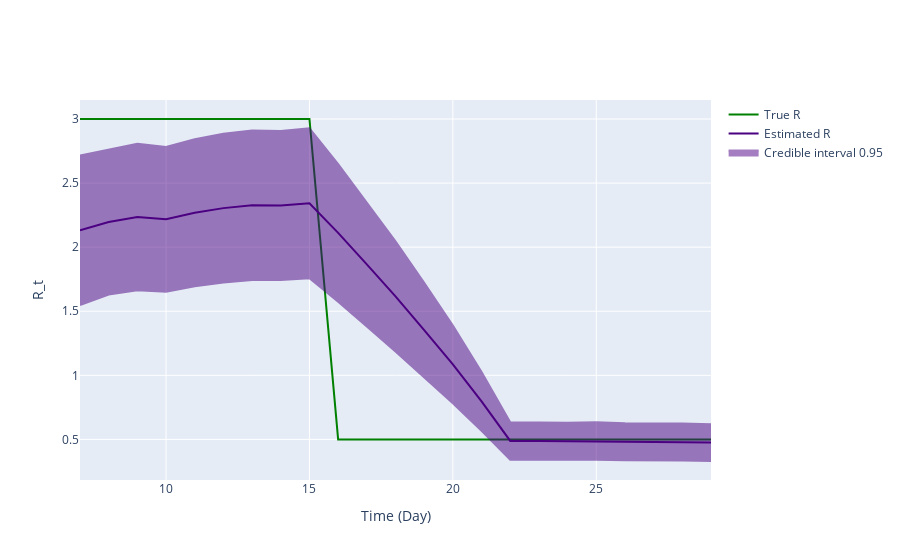

Notebook code cell kept with this figure:
### Code cell
fig = ReproductionNumberPlot()

fig.add_ground_truth_rt(ground_truth)
fig.add_interval_rt(interval2)

fig.update_labels(time_label='Time (Day)', r_label='R_t')

fig.show_figure()

### Figure 1 — Plotly figure (JSON) as saved in the notebook; plotly's stock layout.template omitted (floating-point values rounded to 4 significant figures)
{"data": [{"line": {"color": "green"}, "mode": "lines", "name": "True R", "type": "scatter", "x": [7, 8, 9, 10, 11, 12, 13, 14, 15, 16, 17, 18, 19, 20, 21, 22, 23, 24, 25, 26, 27, 28, 29], "y": [3, 3, 3, 3, 3, 3, 3, 3, 3, 0.5, 0.5, 0.5, 0.5, 0.5, 0.5, 0.5, 0.5, 0.5, 0.5, 0.5, 0.5, 0.5, 0.5]}, {"line": {"color": "indigo"}, "mode": "lines", "name": "Estimated R", "type": "scatter", "x": [7, 8, 9, 10, 11, 12, 13, 14, 15, 16, 17, 18, 19, 20, 21, 22, 23, 24, 25, 26, 27, 28, 29], "y": [2.132, 2.197, 2.236, 2.217, 2.268, 2.305, 2.328, 2.325, 2.343, 2.111, 1.866, 1.616, 1.353, 1.085, 0.7966, 0.4882, 0.4866, 0.4845, 0.488, 0.4812, 0.4798, 0.4798, 0.475]}, {"fill": "toself", "fillcolor": "indigo", "line": {"color": "indigo"}, "mode": "lines", "name": "Credible interval 0.95", "opacity": 0.5, "type": "scatter", "x": [7, 8, 9, 10, 11, 12, 13, 14, 15, 16, 17, 18, 19, 20, 21, 22, 23, 24, 25, 26, 27, 28, 29, 29, 28, 27, 26, 25, 24, 23, 22, 21, 20, 19, 18, 17, 16, 15, 14, 13, 12, 11, 10, 9, 8, 7], "y": [2.716, 2.763, 2.807, 2.782, 2.841, 2.885, 2.911, 2.906, 2.928, 2.649, 2.351, 2.045, 1.722, 1.389, 1.027, 0.6343, 0.6324, 0.6297, 0.6344, 0.6259, 0.6243, 0.6244, 0.6186, 0.3314, 0.3351, 0.3353, 0.3366, 0.3417, 0.3392, 0.3408, 0.3421, 0.5666, 0.7818, 0.9843, 1.186, 1.381, 1.574, 1.758, 1.743, 1.744, 1.725, 1.694, 1.652, 1.664, 1.63, 1.549]}], "layout": {"hovermode": "x unified", "xaxis": {"title": {"text": "Time (Day)"}}, "yaxis": {"title": {"text": "R_t"}}}}
